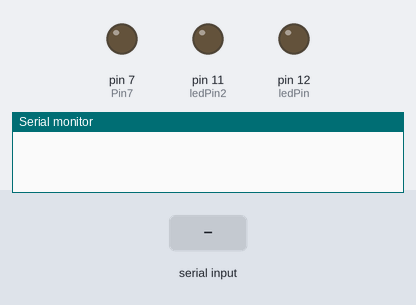
The sketch below on a simulated Arduino Uno, built with avr-gcc and run on an emulated ATmega328P. On the bench: output pins drawn as LEDs (lit = HIGH), the last lines printed to the serial monitor. The test bench sets the inputs (shaded band).

Above: at 1.2 s.
1.3 s: "+" received over Serial
At 2.5 s:
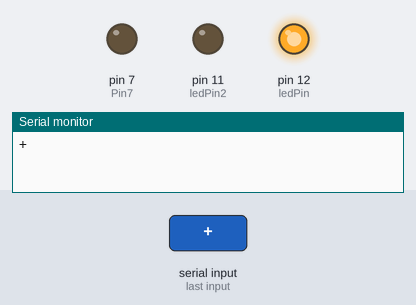
2.8 s: "-" received over Serial
At 3.6 s:
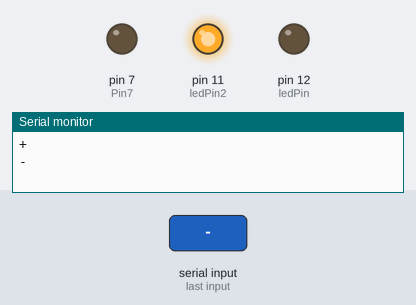
Timing chart, 0 to 5.8 s (numbered marks = the images above; inputs shaded):
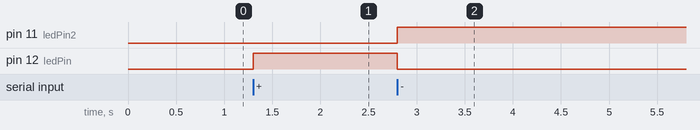

The sketch:

Slave.ino
```cpp
/****************************************************************************************************
 File Name:  Slave
 Author:     Carlos Guillen
 Date:       Oct 19 , 2019
 Modified:   None
 Fanshawe College, 2019

 Desc:      Use salve arduino to receive signals sent by the master to turn ON and OFF 2 LEDs,
            to test and get familiarized with serial communication between arduinos.
*****************************************************************************************************/
int ledPin = 12; // This is our first LED
int ledPin2 = 11; // This is our second LED
int Pin7 = 7; //This pin will be used to enable the RX terminal in the MAX285 chip

void setup()
{
  Serial.begin(9600); //setup the baud rate
  pinMode(ledPin, OUTPUT); // set pin 12 as an output to use as an LED
  pinMode(ledPin2, OUTPUT); // set pin 11 as an output to use as an LED
  pinMode(Pin7, OUTPUT); // set pin 7 as an output
  digitalWrite(Pin7, LOW); // set pin 7 as a low state for second MAX485 to be enabled as an RX
}

void loop() {
  handleSerial(); // call handle serial function to main
}

// Function created to read incoming data from the master
void handleSerial()
{
  while(Serial.available() > 0) // loop will run everytime it detects data incoming
  {
    char incomingCharacter = Serial.read(); // The data incoming is assigned to a variable
    Serial.println(incomingCharacter); // The data received is printed in the serial monittor to check it was correctly received
    switch(incomingCharacter) // switch statement to handle the received dat
    {
      case '+': // when it receives the + character it performs this action
        digitalWrite(ledPin,HIGH); // LED turns on
        digitalWrite(ledPin2,LOW); // LED turns off
      break;
      case '-': // when it receives the - character it performs this action
        digitalWrite(ledPin,LOW); // LED turns off
        digitalWrite(ledPin2,HIGH); // LED turns on
      break;
    }
  }
}
```

Measured:
- after the input at 1.3 s, pin 12 (ledPin): LOW → HIGH at once
- after the input at 2.8 s, pin 11 (ledPin2): LOW → HIGH at once; pin 12 (ledPin): HIGH → LOW at once
